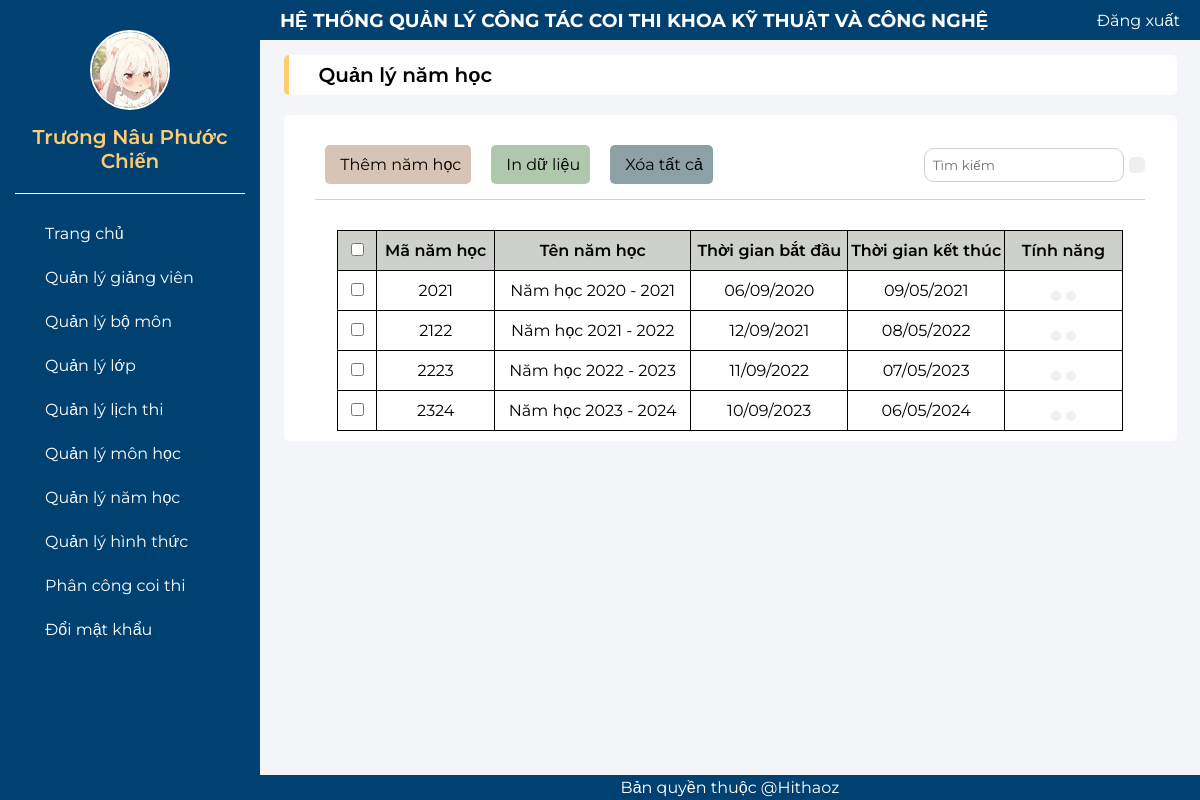
/QLNH.php (signed in), run on the app's committed database.
### tables this page shows
CREATE TABLE `namhoc` (
  `manamhoc` int(11) NOT NULL,
  `tennamhoc` varchar(100) NOT NULL,
  `thoigianBD` date NOT NULL,
  `thoigianKT` date NOT NULL
);

### QLNH.php (the view, shortened to what this page needs)
<?php
include("header_admin.php");
?>
<div>
    <div class="top-center">
        <p>Quản lý năm học</p>
    </div>
    <div class="table-center">
        <div class="btn-center">
            <div class="btn-center-bt">
                <a href="them_namhoc.php" class="button button-them">
                    <p>Thêm năm học</p>
                </a>
                <a href="#" class="button button-in">
                    <p>In dữ liệu</p>
                </a>
                <a href="#" class="button button-xtt">
                    <p>Xóa tất cả</p>
                </a>
            </div>
            <div class="btn-center-search">
                <input type="text" name="tendn" placeholder="Tìm kiếm" required>
                <button type="submit"><ion-icon name="search-outline"></ion-icon></button>
            </div>
        </div>
        <div class="table">
            <table width="90%" class="table-content">
                <tr style="background-color:#CDD0CB; font-weight:600;">
                    <td width="5%" height="40px"><input type="checkbox"></td>
                    <td width="15%">Mã năm học</td>
                    <td width="25%">Tên năm học</td>
                    <td width="20%">Thời gian bắt đầu</td>
                    <td width="20%">Thời gian kết thúc</td>
                    <td width="15%">Tính năng</td>
                </tr>
                <?php
                include("ketnoi.php");
                $sql = "SELECT * FROM namhoc";
                $kq = mysqli_query($conn, $sql) or die("Không thể xuất thông tin người dùng " . mysqli_error());
                while ($row = mysqli_fetch_array($kq)) {
                    echo "<tr>";
                    echo "<td height='40px'><input type='checkbox'></td>";
                    echo "<td>" . $row["manamhoc"] . "</td>";
                    $usern = $row["manamhoc"];
                    echo "<td>" . $row["tennamhoc"] . "</td>";
                    echo "<td>" . date('d/m/Y', strtotime($row["thoigianBD"])) . "</td>";
                    echo "<td>" . date('d/m/Y', strtotime($row["thoigianKT"])) . "</td>";
                    echo "<td class='table-icon'>
                    <a href='sua_namhoc.php?user=$usern'><button><ion-icon name='create-outline'></ion-icon></button></a>
                    <a href='xoa_namhoc.php?user=$usern'><button><ion-icon name='trash-outline'></button></ion-icon></a>
                    </td>";
                    echo "</tr>";
                }
                ?>
            </table>
        </div>
    </div>
</div>
<?php
include("footer_admin.php");
?>

### header_admin.php (shortened to what this page needs)
<!DOCTYPE html>
<html lang="en">
<head>
    <link rel="stylesheet" href="css_admin.css">
</head>
<body>
    <?php
    include("ketnoi.php");
    $userlogin = $_SESSION["admin"];
    $sql2 = "select * from admin where email='" . $userlogin . "'";
    $kq2 = mysqli_query($conn, $sql2) or die("Không thể xuất thông tin người dùng " . mysqli_error());
    $admin_login =  mysqli_fetch_array($kq2);
    ?>
    <div class="container">
        <div class="b-left">
            <div class="b-ava">
                <img src="<?php echo $admin_login["hinhdaidien"]; ?>" alt="Profile Picture">
                <label><?php echo $admin_login["hoten"]; ?></label>
            </div>
            <div class="s-left">
                <a href="admin.php" class="s-left-item">
                    <p>Trang chủ</p>
                </a>
                <a href="QLGV.php" class="s-left-item">
                    <p>Quản lý giảng viên</p>
                </a>
                <a href="QLBM.php" class="s-left-item">
                    <p>Quản lý bộ môn</p>
                </a>
                <a href="QLL.php" class="s-left-item">
                    <p>Quản lý lớp</p>
                </a>
                <a href="QLLT.php" class="s-left-item">
                    <p>Quản lý lịch thi</p>
                </a>
                <a href="QLMH.php" class="s-left-item">
                    <p>Quản lý môn học</p>
                </a>
                <a href="QLNH.php" class="s-left-item">
                    <p>Quản lý năm học</p>
                </a>
                <a href="QLHT.php" class="s-left-item">
                    <p>Quản lý hình thức</p>
                </a>
                <a href="QLPCCT.php" class="s-left-item">
                    <p>Phân công coi thi</p>
                </a>
                <a href="#" class="s-left-item">
                    <p>Đổi mật khẩu</p>
                </a>
            </div>
        </div>
        <div class="b-right">
            <div class="s_dx">
                <h3>HỆ THỐNG QUẢN LÝ CÔNG TÁC COI THI KHOA KỸ THUẬT VÀ CÔNG NGHỆ</h3>
                <a href="logout.php" class="s_dx_item">
                    <p>Đăng xuất</p>
                </a>
            </div>
            <div class="content">

### css_admin.css (style rules this page uses)
* { margin: 0; padding: 0; box-sizing: border-box; font-family: 'Montserrat', sans-serif; }
html { scroll-behavior: smooth; }
.container { display: flex; height: 100vh; }
.b-right { display: flex; flex-direction: column; flex: 1; height: 100%; }
.b-left { width: 260px; background-color: #004172; height: 100%; padding: 30px 15px; }
.b-ava img { width: 80px; height: 80px; display: block; border-radius: 50%; margin: 0 auto; border: 2px solid #ffffff; margin-bottom: 15px; }
.b-ava { font-size: 20px; font-weight: 600; color: #FFCC70; margin: 0 auto; text-align: center; border-bottom: 1px solid #ffffff; padding-bottom: 20px; }
.s-left { display: flex; flex-direction: column; gap: 5px; padding-top: 20px; }
.s-left-item { display: flex; align-items: center; color: #ffffff; gap: 15px; padding: 10px 10px; }
.s-left-item { color: #ffffff; text-decoration: none; }
.s_dx { display: flex; justify-content: space-between; align-items: center; padding: 0 20px; width: 100%; background-color: #004172; height: 40px; color: #ffffff; }
.s_dx_item { display: flex; align-items: center; color: #ffffff; gap: 15px; padding: 10px 0; align-items: center; text-decoration: none; }
.content { height: 100%; overflow-y: auto; flex: 1; background-color: #f4f5f8; }
.top-center { display: flex; align-items: center; width: 95%; background-color: #ffffff; height: 40px; padding-left: 30px; margin: 0 auto; border-radius: 5px; margin-top: 15px; margin-bottom: 20px; border-left: 5px solid #FFCC70; }
.top-center p { color: #000000; font-weight: 600; font-size: 20px; }
.table-center { display: flex; width: 95%; background-color: #ffffff; margin: 0 auto; border-radius: 5px; padding: 10px 10px; flex-direction: column; margin-bottom: 20px; }
.btn-center { display: flex; justify-content: space-between; align-items: center; width: 95%; margin: 10px auto; border-bottom: 1px solid #FFCC70; padding-bottom: 5px; }
.btn-center-bt { display: flex; align-items: center; }
.button { display: flex; align-items: center; margin: 10px; gap: 5px; border-radius: 5px; justify-content: center; padding: 10px 10px; text-decoration: none; color: black; }
.button-them { background-color: #D8C4B6; }
.button-in { background-color: #AFC8AD; }
.button-xtt { background-color: #8CA1A5; }
.btn-center-search { display: flex; align-items: center; gap: 5px; }
.btn-center-search input { padding: 8px 8px; border-radius: 10px; border: none; width: 200px; color: darkgrey; background-color: EEEEEE; border: 1px solid #CDD0CB; display: flex; }
.btn-center-search button { padding: 8px 8px; border-radius: 5px; border: none; }
table, th, td { border: 1px solid black; text-align: center; }
.table-content { border-collapse: collapse; text-align: center; margin: 0 auto; margin-top: 20px; }
.table-icon button { padding: 5px 5px; border-radius: 5px; border: none; }

### data on the page
namhoc: manamhoc "2021", tennamhoc "Năm học 2020 - 2021", thoigianBD "06/09/2020", thoigianKT "09/05/2021"
namhoc: manamhoc "2122", tennamhoc "Năm học 2021 - 2022", thoigianBD "12/09/2021", thoigianKT "08/05/2022"
namhoc: manamhoc "2223", tennamhoc "Năm học 2022 - 2023", thoigianBD "11/09/2022", thoigianKT "07/05/2023"
namhoc: manamhoc "2324", tennamhoc "Năm học 2023 - 2024", thoigianBD "10/09/2023", thoigianKT "06/05/2024"

### other printed values
$admin_login["hoten"] "Trương Nâu Phước Chiến"
